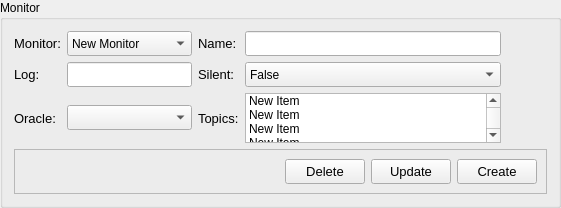
                   <widget class="QGroupBox" name="gbxMonitorEdit_2">
                    <property name="title">
                     <string>Monitor</string>
                    </property>
                    <layout class="QGridLayout" name="gridLayout_10">
                     <item row="0" column="0">
                      <widget class="QLabel" name="lblMonitorEditMonitor_2">
                       <property name="minimumSize">
                        <size>
                         <width>0</width>
                         <height>0</height>
                        </size>
                       </property>
                       <property name="font">
                        <font>
                         <pointsize>10</pointsize>
                        </font>
                       </property>
                       <property name="text">
                        <string>Monitor:</string>
                       </property>
                      </widget>
                     </item>
                     <item row="1" column="4">
                      <spacer name="horizontalSpacer_18">
                       <property name="orientation">
                        <enum>Qt::Horizontal</enum>
                       </property>
                       <property name="sizeHint" stdset="0">
                        <size>
                         <width>40</width>
                         <height>20</height>
                        </size>
                       </property>
                      </spacer>
                     </item>
                     <item row="0" column="1">
                      <widget class="QComboBox" name="cbxMonitorEditMonitor_2">
                       <property name="minimumSize">
                        <size>
                         <width>0</width>
                         <height>25</height>
                        </size>
                       </property>
                       <property name="maximumSize">
                        <size>
                         <width>16777215</width>
                         <height>25</height>
                        </size>
                       </property>
                       <property name="font">
                        <font>
                         <pointsize>9</pointsize>
                        </font>
                       </property>
                       <item>
                        <property name="text">
                         <string>New Monitor</string>
                        </property>
                       </item>
                      </widget>
                     </item>
                     <item row="7" column="0" colspan="5">
                      <widget class="QFrame" name="frame_31">
                       <property name="frameShape">
                        <enum>QFrame::StyledPanel</enum>
                       </property>
                       <property name="frameShadow">
                        <enum>QFrame::Raised</enum>
                       </property>
                       <layout class="QHBoxLayout" name="horizontalLayout_18">
                        <item>
                         <spacer name="horizontalSpacer_17">
                          <property name="orientation">
                           <enum>Qt::Horizontal</enum>
                          </property>
                          <property name="sizeHint" stdset="0">
                           <size>
                            <width>40</width>
                            <height>20</height>
                           </size>
                          </property>
                         </spacer>
                        </item>
                        <item>
                         <widget class="QPushButton" name="pushButton_23">
                          <property name="minimumSize">
                           <size>
                            <width>0</width>
                            <height>25</height>
                           </size>
                          </property>
                          <property name="maximumSize">
                           <size>
                            <width>16777215</width>
                            <height>25</height>
                           </size>
                          </property>
                          <property name="font">
                           <font>
                            <pointsize>10</pointsize>
                           </font>
                          </property>
                          <property name="text">
                           <string>Delete</string>
                          </property>
                         </widget>
                        </item>
                        <item>
                         <widget class="QPushButton" name="pushButton_22">
                          <property name="minimumSize">
                           <size>
                            <width>0</width>
                            <height>25</height>
                           </size>
                          </property>
                          <property name="maximumSize">
                           <size>
                            <width>16777215</width>
                            <height>25</height>
                           </size>
                          </property>
                          <property name="font">
                           <font>
                            <pointsize>10</pointsize>
                           </font>
                          </property>
                          <property name="text">
                           <string>Update</string>
                          </property>
                         </widget>
                        </item>
                        <item>
                         <widget class="QPushButton" name="pushButton_21">
                          <property name="minimumSize">
                           <size>
                            <width>0</width>
                            <height>25</height>
                           </size>
                          </property>
                          <property name="maximumSize">
                           <size>
                            <width>16777215</width>
                            <height>25</height>
                           </size>
                          </property>
                          <property name="font">
                           <font>
                            <pointsize>10</pointsize>
                           </font>
                          </property>
                          <property name="text">
                           <string>Create</string>
                          </property>
                         </widget>
                        </item>
                       </layout>
                      </widget>
                     </item>
                     <item row="0" column="2">
                      <widget class="QLabel" name="lblMonitorEditName_2">
                       <property name="minimumSize">
                        <size>
                         <width>0</width>
                         <height>0</height>
                        </size>
                       </property>
                       <property name="font">
                        <font>
                         <pointsize>10</pointsize>
                        </font>
                       </property>
                       <property name="text">
                        <string>Name:</string>
                       </property>
                      </widget>
                     </item>
                     <item row="0" column="3">
                      <widget class="QLineEdit" name="txtMonitorEditName_2">
                       <property name="minimumSize">
                        <size>
                         <width>0</width>
                         <height>25</height>
                        </size>
                       </property>
                       <property name="maximumSize">
                        <size>
                         <width>16777215</width>
                         <height>25</height>
                        </size>
                       </property>
                       <property name="font">
                        <font>
                         <pointsize>10</pointsize>
                        </font>
                       </property>
                      </widget>
                     </item>
                     <item row="1" column="0">
                      <widget class="QLabel" name="lblMonitorEditLog_2">
                       <property name="minimumSize">
                        <size>
                         <width>0</width>
                         <height>0</height>
                        </size>
                       </property>
                       <property name="font">
                        <font>
                         <pointsize>10</pointsize>
                        </font>
                       </property>
                       <property name="text">
                        <string>Log:</string>
                       </property>
                      </widget>
                     </item>
                     <item row="1" column="1">
                      <widget class="QLineEdit" name="txtMonitorEditLog_2">
                       <property name="minimumSize">
                        <size>
                         <width>0</width>
                         <height>25</height>
                        </size>
                       </property>
                       <property name="maximumSize">
                        <size>
                         <width>16777215</width>
                         <height>25</height>
                        </size>
                       </property>
                       <property name="font">
                        <font>
                         <pointsize>10</pointsize>
                        </font>
                       </property>
                      </widget>
                     </item>
                     <item row="1" column="2">
                      <widget class="QLabel" name="lblMonitorEditSilent_2">
                       <property name="minimumSize">
                        <size>
                         <width>0</width>
                         <height>0</height>
                        </size>
                       </property>
                       <property name="font">
                        <font>
                         <pointsize>10</pointsize>
                        </font>
                       </property>
                       <property name="text">
                        <string>Silent:</string>
                       </property>
                      </widget>
                     </item>
                     <item row="1" column="3">
                      <widget class="QComboBox" name="cbxMonitorEditSilent_2">
                       <property name="minimumSize">
                        <size>
                         <width>0</width>
                         <height>25</height>
                        </size>
                       </property>
                       <property name="maximumSize">
                        <size>
                         <width>16777215</width>
                         <height>25</height>
                        </size>
                       </property>
                       <property name="font">
                        <font>
                         <pointsize>9</pointsize>
                        </font>
                       </property>
                       <item>
                        <property name="text">
                         <string>False</string>
                        </property>
                       </item>
                       <item>
                        <property name="text">
                         <string>True</string>
                        </property>
                       </item>
                      </widget>
                     </item>
                     <item row="3" column="0">
                      <widget class="QLabel" name="lblMonitorEditOracle_2">
                       <property name="minimumSize">
                        <size>
                         <width>0</width>
                         <height>0</height>
                        </size>
                       </property>
                       <property name="font">
                        <font>
                         <pointsize>10</pointsize>
                        </font>
                       </property>
                       <property name="text">
                        <string>Oracle:</string>
                       </property>
                      </widget>
                     </item>
                     <item row="3" column="1">
                      <widget class="QComboBox" name="cbxMonitorEditOracle_2">
                       <property name="minimumSize">
                        <size>
                         <width>0</width>
                         <height>25</height>
                        </size>
                       </property>
                       <property name="maximumSize">
                        <size>
                         <width>16777215</width>
                         <height>25</height>
                        </size>
                       </property>
                       <property name="font">
                        <font>
                         <pointsize>9</pointsize>
                        </font>
                       </property>
                      </widget>
                     </item>
                     <item row="3" column="2">
                      <widget class="QLabel" name="lblMonitorEditTopics_2">
                       <property name="minimumSize">
                        <size>
                         <width>0</width>
                         <height>0</height>
                        </size>
                       </property>
                       <property name="font">
                        <font>
                         <pointsize>10</pointsize>
                        </font>
                       </property>
                       <property name="text">
                        <string>Topics:</string>
                       </property>
                      </widget>
                     </item>
                     <item row="3" column="3">
                      <widget class="QListWidget" name="listMonitorEditTopics_2">
                       <property name="minimumSize">
                        <size>
                         <width>0</width>
                         <height>0</height>
                        </size>
                       </property>
                       <property name="maximumSize">
                        <size>
                         <width>16777215</width>
                         <height>50</height>
                        </size>
                       </property>
                       <property name="font">
                        <font>
                         <pointsize>9</pointsize>
                        </font>
                       </property>
                       <property name="selectionMode">
                        <enum>QAbstractItemView::MultiSelection</enum>
                       </property>
                       <item>
                        <property name="text">
                         <string>New Item</string>
                        </property>
                       </item>
                       <item>
                        <property name="text">
                         <string>New Item</string>
                        </property>
                       </item>
                       <item>
                        <property name="text">
                         <string>New Item</string>
                        </property>
                       </item>
                       <item>
                        <property name="text">
                         <string>New Item</string>
                        </property>
                       </item>
                       <item>
                        <property name="text">
                         <string>New Item</string>
                        </property>
                       </item>
                      </widget>
                     </item>
                    </layout>
                   </widget>
